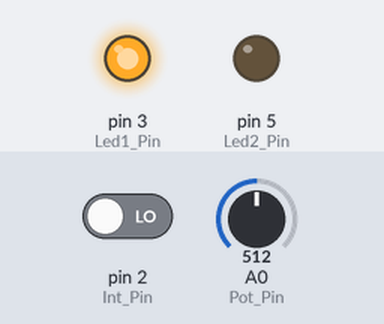
Recording of a sketch running on a simulated Arduino Uno, built with avr-gcc and run on an emulated ATmega328P. On the bench: output pins drawn as LEDs (lit = HIGH). The inputs (shaded band) are chosen by the test bench; at power-on: A0 (Pot_Pin) = 512, pin 2 (Int_Pin) LOW.

Above: at 1.2 s.
1.3 s: A0 (Pot_Pin) set to 793
2.8 s: A0 (Pot_Pin) set to 812
At 3.4 s:
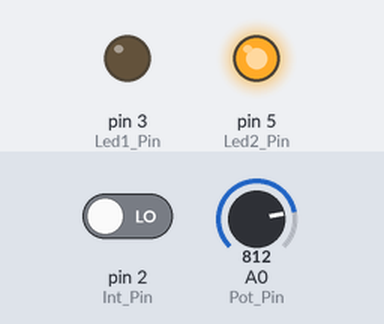
4.3 s: pin 2 (Int_Pin) driven HIGH
At 4.6 s:
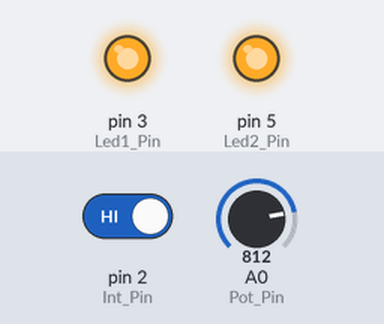
5.8 s: pin 2 (Int_Pin) driven LOW
At 6.9 s:
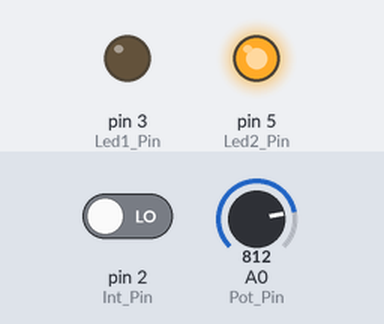
7.3 s: A0 (Pot_Pin) set to 790
At 8.0 s:
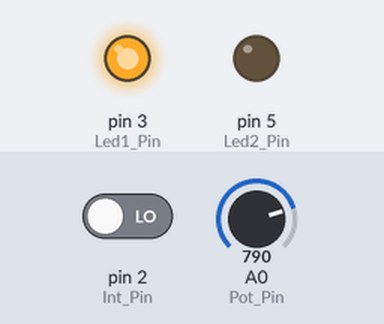
Timing chart, 0 to 9.8 s (numbered marks = the images above; inputs shaded):
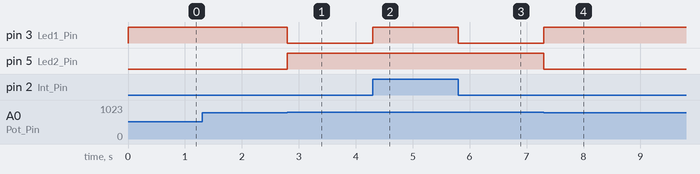

The sketch:

utn_clase_arduino03_02.ino
```cpp
int Led1_Pin = 3;
int Led2_Pin = 5;
int Pot_Pin = A0;
int Int_Pin = 2;
int sensorValue = 0;
int inputValue = 0;

void setup()
{
  pinMode(Led1_Pin, OUTPUT);
  pinMode(Led2_Pin, OUTPUT);
  pinMode(Int_Pin, INPUT);
}

void loop()
{
  // Lectura Digital
  inputValue = digitalRead(Int_Pin);
  if (inputValue == HIGH)
  {
    digitalWrite(Led1_Pin, HIGH);
    digitalWrite(Led2_Pin, HIGH);
  }
  else {
    // Lectura Analógica
    sensorValue = analogRead(Pot_Pin);
    if(sensorValue< 800)
    {
      digitalWrite(Led1_Pin, HIGH);
      digitalWrite(Led2_Pin, LOW);
    }
    else
    {
      digitalWrite(Led1_Pin, LOW);
      digitalWrite(Led2_Pin, HIGH);
    }
  }
}
```

Measured:
- the behaviour switches between 799 and 800 on A0 (Pot_Pin) (found by bisection; images 0 and 1)
- after the input at 1.3 s, every drawn part: stays the same
- after the input at 2.8 s, pin 3 (Led1_Pin): HIGH → LOW at once; pin 5 (Led2_Pin): LOW → HIGH at once
- after the input at 4.3 s, pin 3 (Led1_Pin): LOW → HIGH at once
- after the input at 5.8 s, pin 3 (Led1_Pin): HIGH → LOW at once
- after the input at 7.3 s, pin 3 (Led1_Pin): LOW → HIGH at once; pin 5 (Led2_Pin): HIGH → LOW at once
